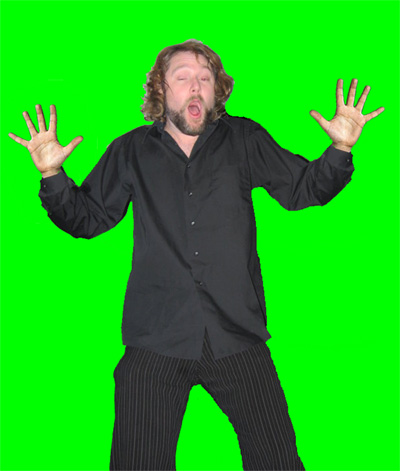
#> input picture img/dudegreen.jpg, 400 x 471 px, found by its file name
$ python abrir_imagen.py
#> lines starting #> are read from the running program, lines starting #| are printed output that depends on the picture; after the words box and inside, x2 and y2 are one past the last pixel; in counts of white or black regions, pixels touching at a corner belong together
import cv2
import sys
import numpy as np


#esto sirve para cargar una imagen
img = cv2.imread('dudegreen.jpg')
#> img is the input picture: shape (471, 400, 3); mean B, G, R 24.4, 186.7, 26


cv2.imshow('hey dude', img) #se muestra la pestania hey dude

#rango de verde para eliminar verdes
verdes_bajos = np.array([49,50,50])
verdes_altos = np.array([80,255,255])

#imagen a HSV
img_hsv = cv2.cvtColor(img, cv2.COLOR_RGB2HSV)
#> img_hsv: shape (471, 400, 3); mean H, S, V 52.2, 174.4, 189.7
cv2.imshow('con hsv', img_hsv) #muestra la imagen con hsv aplicado

#se crea la mascara para sacar los verdes
mask = cv2.inRange(img_hsv, verdes_bajos, verdes_altos)
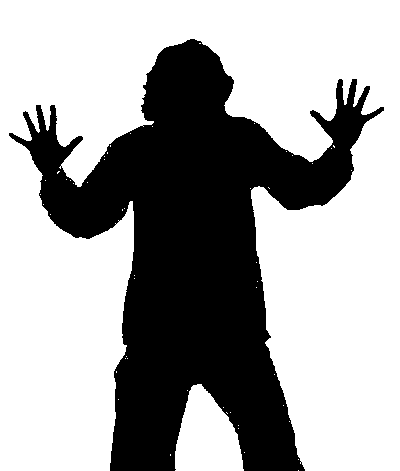
#> mask: shape (471, 400); 64.6% white; 1 black region, box (x1, y1, x2, y2) and area: (9, 39, 384, 471) 66606
#muestra quitando los verdes
cv2.imshow('sin verde img', mask)#muestra la pestania con la maskara aplicada

#me identifica el color y lo sobre la maskara con el color identificado por sobre la imagen original
res = cv2.bitwise_not(mask) #cv2.bitwise_and(mask, mask, mask= img)
cv2.imshow('a ved a ved', res) #deberia mostrar el fondo blaco con la imagen del personaje

mask_color = cv2.cvtColor(img_hsv, cv2.COLOR_HSV2BGR)
cv2.imshow('mask color', mask_color)#cambio de color


k = cv2.waitKey(0) & 0XFF
#> (key Esc is pressed here)
if k == 27:
	cv2.destroyAllWindows()

$ run again, with img/serpiente.jpg copied over img/dudegreen.jpg
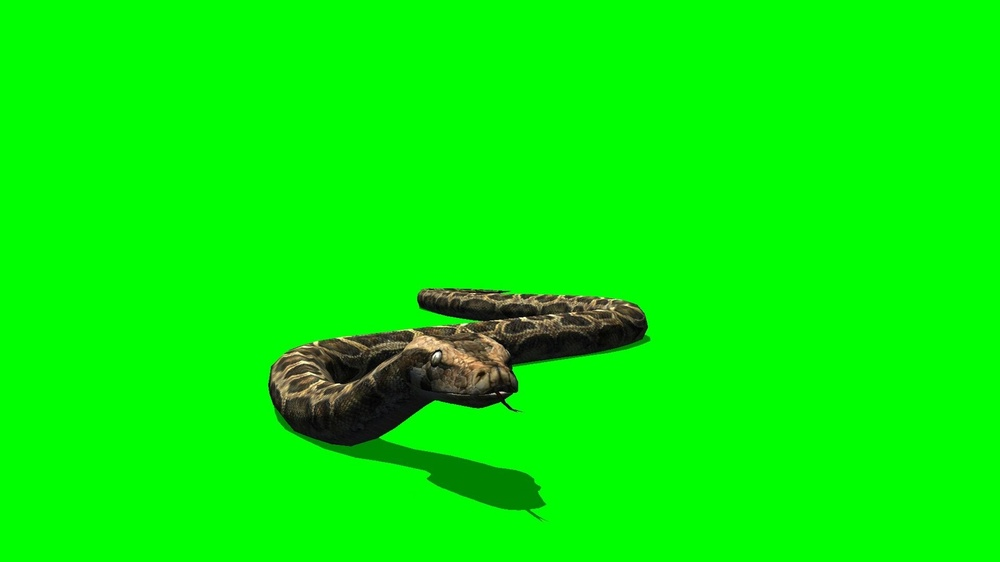
#> input picture img/serpiente.jpg, 1000 x 562 px, shrunk from 1920 x 1080 before the run, found by its file name
#> img is the input picture: shape (562, 1000, 3); mean B, G, R 3.6, 242.6, 4.1
#> img_hsv: shape (562, 1000, 3); mean H, S, V 61.5, 245.5, 243
#> `mask = cv2.inRange(img_hsv, verdes_bajos, verdes_altos)`:
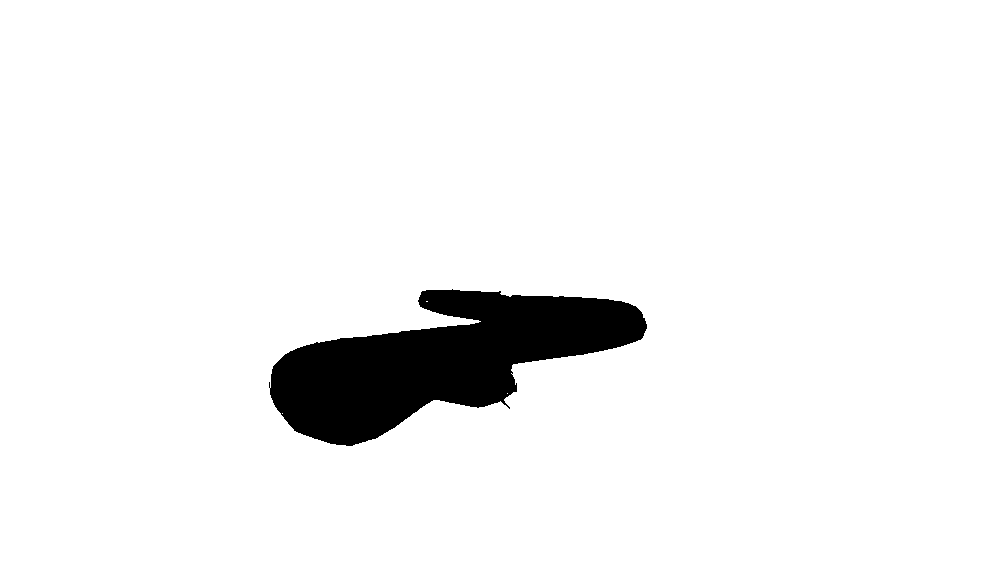
#> mask: shape (562, 1000); 94.6% white; 1 black region, box (x1, y1, x2, y2) and area: (269, 289, 647, 446) 30620
